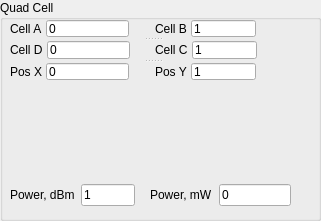
  <widget class="QGroupBox" name="groupBox_Quad">
   <property name="geometry">
    <rect>
     <x>380</x>
     <y>250</y>
     <width>321</width>
     <height>221</height>
    </rect>
   </property>
   <property name="title">
    <string>Quad Cell</string>
   </property>
   <widget class="QWidget" name="widget_power" native="true">
    <property name="geometry">
     <rect>
      <x>10</x>
      <y>180</y>
      <width>281</width>
      <height>31</height>
     </rect>
    </property>
    <layout class="QGridLayout" name="gridLayout">
     <property name="leftMargin">
      <number>0</number>
     </property>
     <property name="topMargin">
      <number>0</number>
     </property>
     <property name="rightMargin">
      <number>0</number>
     </property>
     <property name="bottomMargin">
      <number>0</number>
     </property>
     <item row="0" column="4">
      <widget class="QLineEdit" name="rdPower_mW">
       <property name="maximumSize">
        <size>
         <width>84</width>
         <height>16777215</height>
        </size>
       </property>
       <property name="text">
        <string>0</string>
       </property>
      </widget>
     </item>
     <item row="0" column="1">
      <widget class="QLineEdit" name="rdPower_dBm">
       <property name="maximumSize">
        <size>
         <width>66</width>
         <height>16777215</height>
        </size>
       </property>
       <property name="text">
        <string>1</string>
       </property>
      </widget>
     </item>
     <item row="0" column="0">
      <widget class="QLabel" name="label_78">
       <property name="text">
        <string>Power, dBm</string>
       </property>
      </widget>
     </item>
     <item row="0" column="3">
      <widget class="QLabel" name="label_77">
       <property name="text">
        <string>Power, mW</string>
       </property>
      </widget>
     </item>
     <item row="0" column="2">
      <spacer name="horizontalSpacer_34">
       <property name="orientation">
        <enum>Qt::Horizontal</enum>
       </property>
       <property name="sizeHint" stdset="0">
        <size>
         <width>22</width>
         <height>20</height>
        </size>
       </property>
      </spacer>
     </item>
    </layout>
   </widget>
   <widget class="QSplitter" name="splitter_6">
    <property name="geometry">
     <rect>
      <x>10</x>
      <y>20</y>
      <width>286</width>
      <height>60</height>
     </rect>
    </property>
    <property name="orientation">
     <enum>Qt::Vertical</enum>
    </property>
    <widget class="QWidget" name="widget_A_B" native="true">
     <layout class="QHBoxLayout" name="horizontalLayout_27">
      <property name="spacing">
       <number>4</number>
      </property>
      <property name="leftMargin">
       <number>0</number>
      </property>
      <property name="topMargin">
       <number>0</number>
      </property>
      <property name="rightMargin">
       <number>0</number>
      </property>
      <property name="bottomMargin">
       <number>0</number>
      </property>
      <item>
       <widget class="QLabel" name="label_44">
        <property name="text">
         <string>Cell A</string>
        </property>
       </widget>
      </item>
      <item>
       <widget class="QLineEdit" name="rdAddrEd_22">
        <property name="maximumSize">
         <size>
          <width>84</width>
          <height>16777215</height>
         </size>
        </property>
        <property name="text">
         <string>0</string>
        </property>
       </widget>
      </item>
      <item>
       <spacer name="horizontalSpacer_37">
        <property name="orientation">
         <enum>Qt::Horizontal</enum>
        </property>
        <property name="sizeHint" stdset="0">
         <size>
          <width>22</width>
          <height>20</height>
         </size>
        </property>
       </spacer>
      </item>
      <item>
       <widget class="QLabel" name="label_45">
        <property name="text">
         <string>Cell B</string>
        </property>
       </widget>
      </item>
      <item>
       <widget class="QLineEdit" name="rdLenEd_17">
        <property name="maximumSize">
         <size>
          <width>66</width>
          <height>16777215</height>
         </size>
        </property>
        <property name="text">
         <string>1</string>
        </property>
       </widget>
      </item>
      <item>
       <spacer name="horizontalSpacer_38">
        <property name="orientation">
         <enum>Qt::Horizontal</enum>
        </property>
        <property name="sizeHint" stdset="0">
         <size>
          <width>40</width>
          <height>20</height>
         </size>
        </property>
       </spacer>
      </item>
     </layout>
    </widget>
    <widget class="QWidget" name="widget_D_C" native="true">
     <layout class="QHBoxLayout" name="horizontalLayout_28">
      <property name="spacing">
       <number>4</number>
      </property>
      <property name="leftMargin">
       <number>0</number>
      </property>
      <property name="topMargin">
       <number>0</number>
      </property>
      <property name="rightMargin">
       <number>0</number>
      </property>
      <property name="bottomMargin">
       <number>0</number>
      </property>
      <item>
       <widget class="QLabel" name="label_46">
        <property name="text">
         <string>Cell D</string>
        </property>
       </widget>
      </item>
      <item>
       <widget class="QLineEdit" name="rdAddrEd_23">
        <property name="maximumSize">
         <size>
          <width>84</width>
          <height>16777215</height>
         </size>
        </property>
        <property name="text">
         <string>0</string>
        </property>
       </widget>
      </item>
      <item>
       <spacer name="horizontalSpacer_39">
        <property name="orientation">
         <enum>Qt::Horizontal</enum>
        </property>
        <property name="sizeHint" stdset="0">
         <size>
          <width>22</width>
          <height>20</height>
         </size>
        </property>
       </spacer>
      </item>
      <item>
       <widget class="QLabel" name="label_47">
        <property name="text">
         <string>Cell C</string>
        </property>
       </widget>
      </item>
      <item>
       <widget class="QLineEdit" name="rdLenEd_18">
        <property name="maximumSize">
         <size>
          <width>66</width>
          <height>16777215</height>
         </size>
        </property>
        <property name="text">
         <string>1</string>
        </property>
       </widget>
      </item>
      <item>
       <spacer name="horizontalSpacer_40">
        <property name="orientation">
         <enum>Qt::Horizontal</enum>
        </property>
        <property name="sizeHint" stdset="0">
         <size>
          <width>40</width>
          <height>20</height>
         </size>
        </property>
       </spacer>
      </item>
     </layout>
    </widget>
    <widget class="QWidget" name="widget_QUAD_X_Y" native="true">
     <layout class="QHBoxLayout" name="horizontalLayout_29">
      <property name="spacing">
       <number>4</number>
      </property>
      <property name="leftMargin">
       <number>0</number>
      </property>
      <property name="topMargin">
       <number>0</number>
      </property>
      <property name="rightMargin">
       <number>0</number>
      </property>
      <property name="bottomMargin">
       <number>0</number>
      </property>
      <item>
       <widget class="QLabel" name="label_48">
        <property name="text">
         <string>Pos X</string>
        </property>
       </widget>
      </item>
      <item>
       <widget class="QLineEdit" name="rdAddrEd_24">
        <property name="maximumSize">
         <size>
          <width>84</width>
          <height>16777215</height>
         </size>
        </property>
        <property name="text">
         <string>0</string>
        </property>
       </widget>
      </item>
      <item>
       <spacer name="horizontalSpacer_41">
        <property name="orientation">
         <enum>Qt::Horizontal</enum>
        </property>
        <property name="sizeHint" stdset="0">
         <size>
          <width>22</width>
          <height>20</height>
         </size>
        </property>
       </spacer>
      </item>
      <item>
       <widget class="QLabel" name="label_49">
        <property name="text">
         <string>Pos Y</string>
        </property>
       </widget>
      </item>
      <item>
       <widget class="QLineEdit" name="rdLenEd_19">
        <property name="maximumSize">
         <size>
          <width>66</width>
          <height>16777215</height>
         </size>
        </property>
        <property name="text">
         <string>1</string>
        </property>
       </widget>
      </item>
      <item>
       <spacer name="horizontalSpacer_42">
        <property name="orientation">
         <enum>Qt::Horizontal</enum>
        </property>
        <property name="sizeHint" stdset="0">
         <size>
          <width>40</width>
          <height>20</height>
         </size>
        </property>
       </spacer>
      </item>
     </layout>
    </widget>
   </widget>
  </widget>
